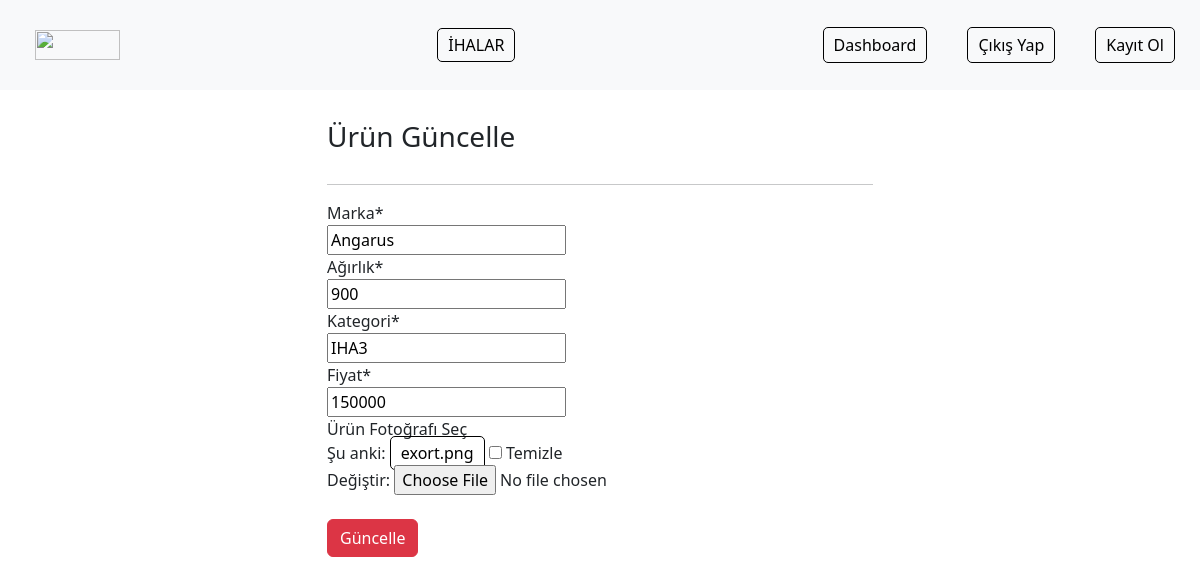
Page /ihas/update/20 (signed in) on the committed database.
### ihas/models.py (models this page shows)
class Ihas(models.Model):
    renter = models.ForeignKey("auth.User",on_delete=models.CASCADE,verbose_name="Kiralayan")
    brand = models.CharField(max_length=40,verbose_name="Marka")
    weight = models.CharField(max_length=6, verbose_name="Ağırlık")
    category = models.CharField(max_length=20, verbose_name="Kategori")
    money = models.IntegerField(verbose_name="Fiyat")
    iha_image = models.FileField(blank=True, null=True, verbose_name="Ürün Fotoğrafı Seç")
    created_date = models.DateTimeField(auto_now_add=True, verbose_name="Oluşturulan Tarih")

### ihas/views.py (the view)
# urls.py: path('update/<int:id>', views.updateiha, name="update"),
@login_required(login_url= "user:login")
def updateiha(request,id):
    iha = get_object_or_404(Ihas,id = id)
    form = ihaFrom(request.POST or None,request.FILES or None, instance=iha)
    if form.is_valid():
        iha = form.save(commit=False)
        iha.renter = request.user
        iha.save()
        messages.success(request,"Iha başarıyla güncellendi...")
        return redirect("ihas:dashboard")
    return render(request,"update.html",{"form":form})

### ihas/forms.py
class ihaFrom(forms.ModelForm):
    class Meta:
        model = Ihas
        fields = ["brand","weight","category","money","iha_image"]

### templates/update.html (shortened to what this page needs)
{% extends 'layout.html' %}
{% load crispy_forms_tags %}
{% block body %}
<div class="row">
    <div class="col-md-6 offset-md-3">
        <h3>Ürün Güncelle</h3>
        <hr>
        <form method="post" enctype="multipart/form-data">
            {{form|crispy}}
            <br>
            <button type="submit" class="btn btn-danger">Güncelle</button>
        </form>
    </div>
</div>
{% endblock body %}

### static/css/ihas.css (style rules this page uses)
h3 { margin: 30px 0; }

### static/css/navbar.css (style rules this page uses)
a { list-style: none; text-decoration: none; color: black; border: 1px solid black; padding: 5px 10px; border-radius: 5px; }

### rows in the picture
Ihas: brand "Angarus", weight "900", category "IHA3", money "150000"
